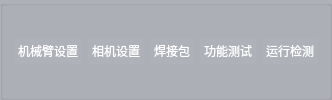
     <widget class="QGroupBox" name="groupBox">
      <property name="palette">
       <palette>
        <active>
         <colorrole role="Button">
          <brush brushstyle="SolidPattern">
           <color alpha="255">
            <red>174</red>
            <green>177</green>
            <blue>184</blue>
           </color>
          </brush>
         </colorrole>
         <colorrole role="ButtonText">
          <brush brushstyle="SolidPattern">
           <color alpha="255">
            <red>255</red>
            <green>255</green>
            <blue>255</blue>
           </color>
          </brush>
         </colorrole>
         <colorrole role="Base">
          <brush brushstyle="SolidPattern">
           <color alpha="255">
            <red>174</red>
            <green>177</green>
            <blue>184</blue>
           </color>
          </brush>
         </colorrole>
         <colorrole role="Window">
          <brush brushstyle="SolidPattern">
           <color alpha="255">
            <red>174</red>
            <green>177</green>
            <blue>184</blue>
           </color>
          </brush>
         </colorrole>
        </active>
        <inactive>
         <colorrole role="Button">
          <brush brushstyle="SolidPattern">
           <color alpha="255">
            <red>174</red>
            <green>177</green>
            <blue>184</blue>
           </color>
          </brush>
         </colorrole>
         <colorrole role="ButtonText">
          <brush brushstyle="SolidPattern">
           <color alpha="255">
            <red>255</red>
            <green>255</green>
            <blue>255</blue>
           </color>
          </brush>
         </colorrole>
         <colorrole role="Base">
          <brush brushstyle="SolidPattern">
           <color alpha="255">
            <red>174</red>
            <green>177</green>
            <blue>184</blue>
           </color>
          </brush>
         </colorrole>
         <colorrole role="Window">
          <brush brushstyle="SolidPattern">
           <color alpha="255">
            <red>174</red>
            <green>177</green>
            <blue>184</blue>
           </color>
          </brush>
         </colorrole>
        </inactive>
        <disabled>
         <colorrole role="Button">
          <brush brushstyle="SolidPattern">
           <color alpha="255">
            <red>174</red>
            <green>177</green>
            <blue>184</blue>
           </color>
          </brush>
         </colorrole>
         <colorrole role="ButtonText">
          <brush brushstyle="SolidPattern">
           <color alpha="255">
            <red>120</red>
            <green>120</green>
            <blue>120</blue>
           </color>
          </brush>
         </colorrole>
         <colorrole role="Base">
          <brush brushstyle="SolidPattern">
           <color alpha="255">
            <red>174</red>
            <green>177</green>
            <blue>184</blue>
           </color>
          </brush>
         </colorrole>
         <colorrole role="Window">
          <brush brushstyle="SolidPattern">
           <color alpha="255">
            <red>174</red>
            <green>177</green>
            <blue>184</blue>
           </color>
          </brush>
         </colorrole>
        </disabled>
       </palette>
      </property>
      <property name="font">
       <font>
        <family>黑体</family>
       </font>
      </property>
      <property name="styleSheet">
       <string notr="true">background-color:rgb(174, 177, 184)</string>
      </property>
      <layout class="QHBoxLayout" name="horizontalLayout_2">
       <item>
        <widget class="QPushButton" name="pushButton_parameter_setting_subUI">
         <property name="enabled">
          <bool>true</bool>
         </property>
         <property name="minimumSize">
          <size>
           <width>0</width>
           <height>0</height>
          </size>
         </property>
         <property name="palette">
          <palette>
           <active>
            <colorrole role="WindowText">
             <brush brushstyle="SolidPattern">
              <color alpha="255">
               <red>85</red>
               <green>255</green>
               <blue>255</blue>
              </color>
             </brush>
            </colorrole>
            <colorrole role="Button">
             <brush brushstyle="SolidPattern">
              <color alpha="255">
               <red>174</red>
               <green>177</green>
               <blue>184</blue>
              </color>
             </brush>
            </colorrole>
            <colorrole role="ButtonText">
             <brush brushstyle="SolidPattern">
              <color alpha="255">
               <red>255</red>
               <green>255</green>
               <blue>255</blue>
              </color>
             </brush>
            </colorrole>
            <colorrole role="Base">
             <brush brushstyle="SolidPattern">
              <color alpha="255">
               <red>174</red>
               <green>177</green>
               <blue>184</blue>
              </color>
             </brush>
            </colorrole>
            <colorrole role="Window">
             <brush brushstyle="SolidPattern">
              <color alpha="255">
               <red>174</red>
               <green>177</green>
               <blue>184</blue>
              </color>
             </brush>
            </colorrole>
           </active>
           <inactive>
            <colorrole role="WindowText">
             <brush brushstyle="SolidPattern">
              <color alpha="255">
               <red>85</red>
               <green>255</green>
               <blue>255</blue>
              </color>
             </brush>
            </colorrole>
            <colorrole role="Button">
             <brush brushstyle="SolidPattern">
              <color alpha="255">
               <red>174</red>
               <green>177</green>
               <blue>184</blue>
              </color>
             </brush>
            </colorrole>
            <colorrole role="ButtonText">
             <brush brushstyle="SolidPattern">
              <color alpha="255">
               <red>255</red>
               <green>255</green>
               <blue>255</blue>
              </color>
             </brush>
            </colorrole>
            <colorrole role="Base">
             <brush brushstyle="SolidPattern">
              <color alpha="255">
               <red>174</red>
               <green>177</green>
               <blue>184</blue>
              </color>
             </brush>
            </colorrole>
            <colorrole role="Window">
             <brush brushstyle="SolidPattern">
              <color alpha="255">
               <red>174</red>
               <green>177</green>
               <blue>184</blue>
              </color>
             </brush>
            </colorrole>
           </inactive>
           <disabled>
            <colorrole role="WindowText">
             <brush brushstyle="SolidPattern">
              <color alpha="255">
               <red>120</red>
               <green>120</green>
               <blue>120</blue>
              </color>
             </brush>
            </colorrole>
            <colorrole role="Button">
             <brush brushstyle="SolidPattern">
              <color alpha="255">
               <red>174</red>
               <green>177</green>
               <blue>184</blue>
              </color>
             </brush>
            </colorrole>
            <colorrole role="ButtonText">
             <brush brushstyle="SolidPattern">
              <color alpha="255">
               <red>120</red>
               <green>120</green>
               <blue>120</blue>
              </color>
             </brush>
            </colorrole>
            <colorrole role="Base">
             <brush brushstyle="SolidPattern">
              <color alpha="255">
               <red>174</red>
               <green>177</green>
               <blue>184</blue>
              </color>
             </brush>
            </colorrole>
            <colorrole role="Window">
             <brush brushstyle="SolidPattern">
              <color alpha="255">
               <red>174</red>
               <green>177</green>
               <blue>184</blue>
              </color>
             </brush>
            </colorrole>
           </disabled>
          </palette>
         </property>
         <property name="font">
          <font>
           <family>黑体</family>
          </font>
         </property>
         <property name="styleSheet">
          <string notr="true">QPushButton{background-color:rgb(174, 177, 184);border-width: 4px;border-style: solid;border-bottom-color: rgbrgb(174, 177, 184);}
QPushButton:hover{border-width: 2px;border-style: solid;border-bottom-color: rgb(255, 255, 255);}</string>
         </property>
         <property name="text">
          <string>机械臂设置</string>
         </property>
        </widget>
       </item>
       <item>
        <widget class="QPushButton" name="pushButton_tele_setting_subUI">
         <property name="enabled">
          <bool>true</bool>
         </property>
         <property name="palette">
          <palette>
           <active>
            <colorrole role="Button">
             <brush brushstyle="SolidPattern">
              <color alpha="255">
               <red>174</red>
               <green>177</green>
               <blue>184</blue>
              </color>
             </brush>
            </colorrole>
            <colorrole role="ButtonText">
             <brush brushstyle="SolidPattern">
              <color alpha="255">
               <red>255</red>
               <green>255</green>
               <blue>255</blue>
              </color>
             </brush>
            </colorrole>
            <colorrole role="Base">
             <brush brushstyle="SolidPattern">
              <color alpha="255">
               <red>174</red>
               <green>177</green>
               <blue>184</blue>
              </color>
             </brush>
            </colorrole>
            <colorrole role="Window">
             <brush brushstyle="SolidPattern">
              <color alpha="255">
               <red>174</red>
               <green>177</green>
               <blue>184</blue>
              </color>
             </brush>
            </colorrole>
           </active>
           <inactive>
            <colorrole role="Button">
             <brush brushstyle="SolidPattern">
              <color alpha="255">
               <red>174</red>
               <green>177</green>
               <blue>184</blue>
              </color>
             </brush>
            </colorrole>
            <colorrole role="ButtonText">
             <brush brushstyle="SolidPattern">
              <color alpha="255">
               <red>255</red>
               <green>255</green>
               <blue>255</blue>
              </color>
             </brush>
            </colorrole>
            <colorrole role="Base">
             <brush brushstyle="SolidPattern">
              <color alpha="255">
               <red>174</red>
               <green>177</green>
               <blue>184</blue>
              </color>
             </brush>
            </colorrole>
            <colorrole role="Window">
             <brush brushstyle="SolidPattern">
              <color alpha="255">
               <red>174</red>
               <green>177</green>
               <blue>184</blue>
              </color>
             </brush>
            </colorrole>
           </inactive>
           <disabled>
            <colorrole role="Button">
             <brush brushstyle="SolidPattern">
              <color alpha="255">
               <red>174</red>
               <green>177</green>
               <blue>184</blue>
              </color>
             </brush>
            </colorrole>
            <colorrole role="ButtonText">
             <brush brushstyle="SolidPattern">
              <color alpha="255">
               <red>120</red>
               <green>120</green>
               <blue>120</blue>
              </color>
             </brush>
            </colorrole>
            <colorrole role="Base">
             <brush brushstyle="SolidPattern">
              <color alpha="255">
               <red>174</red>
               <green>177</green>
               <blue>184</blue>
              </color>
             </brush>
            </colorrole>
            <colorrole role="Window">
             <brush brushstyle="SolidPattern">
              <color alpha="255">
               <red>174</red>
               <green>177</green>
               <blue>184</blue>
              </color>
             </brush>
            </colorrole>
           </disabled>
          </palette>
         </property>
         <property name="font">
          <font>
           <family>黑体</family>
          </font>
         </property>
         <property name="styleSheet">
          <string notr="true">QPushButton{background-color:rgb(174, 177, 184);border-width: 4px;border-style: solid;border-bottom-color: rgbrgb(174, 177, 184);}
QPushButton:hover{border-width: 2px;border-style: solid;border-bottom-color: rgb(255, 255, 255);}</string>
         </property>
         <property name="text">
          <string>相机设置</string>
         </property>
        </widget>
       </item>
       <item>
        <widget class="QPushButton" name="pushButton_package_setting_subUI">
         <property name="palette">
          <palette>
           <active>
            <colorrole role="WindowText">
             <brush brushstyle="SolidPattern">
              <color alpha="255">
               <red>255</red>
               <green>255</green>
               <blue>255</blue>
              </color>
             </brush>
            </colorrole>
            <colorrole role="Button">
             <brush brushstyle="SolidPattern">
              <color alpha="255">
               <red>174</red>
               <green>177</green>
               <blue>184</blue>
              </color>
             </brush>
            </colorrole>
            <colorrole role="Text">
             <brush brushstyle="SolidPattern">
              <color alpha="255">
               <red>255</red>
               <green>255</green>
               <blue>255</blue>
              </color>
             </brush>
            </colorrole>
            <colorrole role="ButtonText">
             <brush brushstyle="SolidPattern">
              <color alpha="255">
               <red>255</red>
               <green>255</green>
               <blue>255</blue>
              </color>
             </brush>
            </colorrole>
            <colorrole role="Base">
             <brush brushstyle="SolidPattern">
              <color alpha="255">
               <red>174</red>
               <green>177</green>
               <blue>184</blue>
              </color>
             </brush>
            </colorrole>
            <colorrole role="Window">
             <brush brushstyle="SolidPattern">
              <color alpha="255">
               <red>174</red>
               <green>177</green>
               <blue>184</blue>
              </color>
             </brush>
            </colorrole>
            <colorrole role="Shadow">
             <brush brushstyle="SolidPattern">
              <color alpha="255">
               <red>105</red>
               <green>105</green>
               <blue>105</blue>
              </color>
             </brush>
            </colorrole>
            <colorrole role="HighlightedText">
             <brush brushstyle="SolidPattern">
              <color alpha="255">
               <red>255</red>
               <green>255</green>
               <blue>255</blue>
              </color>
             </brush>
            </colorrole>
            <colorrole role="ToolTipText">
             <brush brushstyle="SolidPattern">
              <color alpha="255">
               <red>255</red>
               <green>255</green>
               <blue>255</blue>
              </color>
             </brush>
            </colorrole>
            <colorrole role="PlaceholderText">
             <brush brushstyle="NoBrush">
              <color alpha="128">
               <red>255</red>
               <green>255</green>
               <blue>255</blue>
              </color>
             </brush>
            </colorrole>
           </active>
           <inactive>
            <colorrole role="WindowText">
             <brush brushstyle="SolidPattern">
              <color alpha="255">
               <red>255</red>
               <green>255</green>
               <blue>255</blue>
              </color>
             </brush>
            </colorrole>
            <colorrole role="Button">
             <brush brushstyle="SolidPattern">
              <color alpha="255">
               <red>174</red>
               <green>177</green>
               <blue>184</blue>
              </color>
             </brush>
            </colorrole>
            <colorrole role="Text">
             <brush brushstyle="SolidPattern">
              <color alpha="255">
               <red>255</red>
               <green>255</green>
               <blue>255</blue>
              </color>
             </brush>
            </colorrole>
            <colorrole role="ButtonText">
             <brush brushstyle="SolidPattern">
              <color alpha="255">
               <red>255</red>
               <green>255</green>
               <blue>255</blue>
              </color>
             </brush>
            </colorrole>
            <colorrole role="Base">
             <brush brushstyle="SolidPattern">
              <color alpha="255">
               <red>174</red>
               <green>177</green>
               <blue>184</blue>
              </color>
             </brush>
            </colorrole>
            <colorrole role="Window">
             <brush brushstyle="SolidPattern">
              <color alpha="255">
               <red>174</red>
               <green>177</green>
               <blue>184</blue>
              </color>
             </brush>
            </colorrole>
            <colorrole role="Shadow">
             <brush brushstyle="SolidPattern">
              <color alpha="255">
               <red>105</red>
               <green>105</green>
               <blue>105</blue>
              </color>
             </brush>
            </colorrole>
            <colorrole role="HighlightedText">
             <brush brushstyle="SolidPattern">
              <color alpha="255">
               <red>255</red>
               <green>255</green>
               <blue>255</blue>
              </color>
             </brush>
            </colorrole>
            <colorrole role="ToolTipText">
             <brush brushstyle="SolidPattern">
              <color alpha="255">
               <red>255</red>
               <green>255</green>
               <blue>255</blue>
              </color>
             </brush>
            </colorrole>
            <colorrole role="PlaceholderText">
             <brush brushstyle="NoBrush">
              <color alpha="128">
               <red>255</red>
               <green>255</green>
               <blue>255</blue>
              </color>
             </brush>
            </colorrole>
           </inactive>
           <disabled>
            <colorrole role="WindowText">
             <brush brushstyle="SolidPattern">
              <color alpha="255">
               <red>120</red>
               <green>120</green>
               <blue>120</blue>
              </color>
             </brush>
            </colorrole>
            <colorrole role="Button">
             <brush brushstyle="SolidPattern">
              <color alpha="255">
               <red>174</red>
               <green>177</green>
               <blue>184</blue>
              </color>
             </brush>
            </colorrole>
            <colorrole role="Text">
             <brush brushstyle="SolidPattern">
              <color alpha="255">
               <red>120</red>
               <green>120</green>
               <blue>120</blue>
              </color>
             </brush>
            </colorrole>
            <colorrole role="ButtonText">
             <brush brushstyle="SolidPattern">
              <color alpha="255">
               <red>120</red>
               <green>120</green>
               <blue>120</blue>
              </color>
             </brush>
            </colorrole>
            <colorrole role="Base">
             <brush brushstyle="SolidPattern">
              <color alpha="255">
               <red>174</red>
               <green>177</green>
               <blue>184</blue>
              </color>
             </brush>
            </colorrole>
            <colorrole role="Window">
             <brush brushstyle="SolidPattern">
              <color alpha="255">
               <red>174</red>
               <green>177</green>
               <blue>184</blue>
              </color>
             </brush>
            </colorrole>
            <colorrole role="Shadow">
             <brush brushstyle="SolidPattern">
              <color alpha="255">
               <red>255</red>
               <green>255</green>
               <blue>255</blue>
              </color>
             </brush>
            </colorrole>
            <colorrole role="HighlightedText">
             <brush brushstyle="SolidPattern">
              <color alpha="255">
               <red>255</red>
               <green>255</green>
               <blue>255</blue>
              </color>
             </brush>
            </colorrole>
            <colorrole role="ToolTipText">
             <brush brushstyle="SolidPattern">
              <color alpha="255">
               <red>255</red>
               <green>255</green>
               <blue>255</blue>
              </color>
             </brush>
            </colorrole>
            <colorrole role="PlaceholderText">
             <brush brushstyle="NoBrush">
              <color alpha="128">
               <red>255</red>
               <green>255</green>
               <blue>255</blue>
              </color>
             </brush>
            </colorrole>
           </disabled>
          </palette>
         </property>
         <property name="font">
          <font>
           <family>黑体</family>
          </font>
         </property>
         <property name="styleSheet">
          <string notr="true">QPushButton{background-color:rgb(174, 177, 184);border-width: 4px;border-style: solid;border-bottom-color: rgbrgb(174, 177, 184);}
QPushButton:hover{border-width: 2px;border-style: solid;border-bottom-color: rgb(255, 255, 255);}</string>
         </property>
         <property name="text">
          <string>焊接包</string>
         </property>
        </widget>
       </item>
       <item>
        <widget class="QPushButton" name="pushButton_test_manage_subUI">
         <property name="enabled">
          <bool>true</bool>
         </property>
         <property name="palette">
          <palette>
           <active>
            <colorrole role="WindowText">
             <brush brushstyle="SolidPattern">
              <color alpha="255">
               <red>85</red>
               <green>255</green>
               <blue>255</blue>
              </color>
             </brush>
            </colorrole>
            <colorrole role="Button">
             <brush brushstyle="SolidPattern">
              <color alpha="255">
               <red>174</red>
               <green>177</green>
               <blue>184</blue>
              </color>
             </brush>
            </colorrole>
            <colorrole role="ButtonText">
             <brush brushstyle="SolidPattern">
              <color alpha="255">
               <red>255</red>
               <green>255</green>
               <blue>255</blue>
              </color>
             </brush>
            </colorrole>
            <colorrole role="Base">
             <brush brushstyle="SolidPattern">
              <color alpha="255">
               <red>174</red>
               <green>177</green>
               <blue>184</blue>
              </color>
             </brush>
            </colorrole>
            <colorrole role="Window">
             <brush brushstyle="SolidPattern">
              <color alpha="255">
               <red>174</red>
               <green>177</green>
               <blue>184</blue>
              </color>
             </brush>
            </colorrole>
           </active>
           <inactive>
            <colorrole role="WindowText">
             <brush brushstyle="SolidPattern">
              <color alpha="255">
               <red>85</red>
               <green>255</green>
               <blue>255</blue>
              </color>
             </brush>
            </colorrole>
            <colorrole role="Button">
             <brush brushstyle="SolidPattern">
              <color alpha="255">
               <red>174</red>
               <green>177</green>
               <blue>184</blue>
              </color>
             </brush>
            </colorrole>
            <colorrole role="ButtonText">
             <brush brushstyle="SolidPattern">
              <color alpha="255">
               <red>255</red>
               <green>255</green>
               <blue>255</blue>
              </color>
             </brush>
            </colorrole>
            <colorrole role="Base">
             <brush brushstyle="SolidPattern">
              <color alpha="255">
               <red>174</red>
               <green>177</green>
               <blue>184</blue>
              </color>
             </brush>
            </colorrole>
            <colorrole role="Window">
             <brush brushstyle="SolidPattern">
              <color alpha="255">
               <red>174</red>
               <green>177</green>
               <blue>184</blue>
              </color>
             </brush>
            </colorrole>
           </inactive>
           <disabled>
            <colorrole role="WindowText">
             <brush brushstyle="SolidPattern">
              <color alpha="255">
               <red>120</red>
               <green>120</green>
               <blue>120</blue>
              </color>
             </brush>
            </colorrole>
            <colorrole role="Button">
             <brush brushstyle="SolidPattern">
              <color alpha="255">
               <red>174</red>
               <green>177</green>
               <blue>184</blue>
              </color>
             </brush>
            </colorrole>
            <colorrole role="ButtonText">
             <brush brushstyle="SolidPattern">
              <color alpha="255">
               <red>120</red>
               <green>120</green>
               <blue>120</blue>
              </color>
             </brush>
            </colorrole>
            <colorrole role="Base">
             <brush brushstyle="SolidPattern">
              <color alpha="255">
               <red>174</red>
               <green>177</green>
               <blue>184</blue>
              </color>
             </brush>
            </colorrole>
            <colorrole role="Window">
             <brush brushstyle="SolidPattern">
              <color alpha="255">
               <red>174</red>
               <green>177</green>
               <blue>184</blue>
              </color>
             </brush>
            </colorrole>
           </disabled>
          </palette>
         </property>
         <property name="font">
          <font>
           <family>黑体</family>
          </font>
         </property>
         <property name="styleSheet">
          <string notr="true">QPushButton{background-color:rgb(174, 177, 184);border-width: 4px;border-style: solid;border-bottom-color: rgbrgb(174, 177, 184);}
QPushButton:hover{border-width: 2px;border-style: solid;border-bottom-color: rgb(255, 255, 255);}</string>
         </property>
         <property name="text">
          <string>功能测试</string>
         </property>
        </widget>
       </item>
       <item>
        <widget class="QPushButton" name="pushButton_run_manage_subUI">
         <property name="enabled">
          <bool>true</bool>
         </property>
         <property name="palette">
          <palette>
           <active>
            <colorrole role="WindowText">
             <brush brushstyle="SolidPattern">
              <color alpha="255">
               <red>85</red>
               <green>255</green>
               <blue>255</blue>
              </color>
             </brush>
            </colorrole>
            <colorrole role="Button">
             <brush brushstyle="SolidPattern">
              <color alpha="255">
               <red>174</red>
               <green>177</green>
               <blue>184</blue>
              </color>
             </brush>
            </colorrole>
            <colorrole role="ButtonText">
             <brush brushstyle="SolidPattern">
              <color alpha="255">
               <red>255</red>
               <green>255</green>
               <blue>255</blue>
              </color>
             </brush>
            </colorrole>
            <colorrole role="Base">
             <brush brushstyle="SolidPattern">
              <color alpha="255">
               <red>174</red>
               <green>177</green>
               <blue>184</blue>
              </color>
             </brush>
            </colorrole>
            <colorrole role="Window">
             <brush brushstyle="SolidPattern">
              <color alpha="255">
               <red>174</red>
               <green>177</green>
               <blue>184</blue>
              </color>
             </brush>
            </colorrole>
           </active>
           <inactive>
            <colorrole role="WindowText">
             <brush brushstyle="SolidPattern">
              <color alpha="255">
               <red>85</red>
               <green>255</green>
               <blue>255</blue>
              </color>
             </brush>
            </colorrole>
            <colorrole role="Button">
             <brush brushstyle="SolidPattern">
              <color alpha="255">
               <red>174</red>
               <green>177</green>
               <blue>184</blue>
              </color>
             </brush>
            </colorrole>
            <colorrole role="ButtonText">
             <brush brushstyle="SolidPattern">
              <color alpha="255">
               <red>255</red>
               <green>255</green>
               <blue>255</blue>
              </color>
             </brush>
            </colorrole>
            <colorrole role="Base">
             <brush brushstyle="SolidPattern">
              <color alpha="255">
               <red>174</red>
               <green>177</green>
               <blue>184</blue>
              </color>
             </brush>
            </colorrole>
            <colorrole role="Window">
             <brush brushstyle="SolidPattern">
              <color alpha="255">
               <red>174</red>
               <green>177</green>
               <blue>184</blue>
              </color>
             </brush>
            </colorrole>
           </inactive>
           <disabled>
            <colorrole role="WindowText">
             <brush brushstyle="SolidPattern">
              <color alpha="255">
               <red>120</red>
               <green>120</green>
               <blue>120</blue>
              </color>
             </brush>
            </colorrole>
            <colorrole role="Button">
             <brush brushstyle="SolidPattern">
              <color alpha="255">
               <red>174</red>
               <green>177</green>
               <blue>184</blue>
              </color>
             </brush>
            </colorrole>
            <colorrole role="ButtonText">
             <brush brushstyle="SolidPattern">
              <color alpha="255">
               <red>120</red>
               <green>120</green>
               <blue>120</blue>
              </color>
             </brush>
            </colorrole>
            <colorrole role="Base">
             <brush brushstyle="SolidPattern">
              <color alpha="255">
               <red>174</red>
               <green>177</green>
               <blue>184</blue>
              </color>
             </brush>
            </colorrole>
            <colorrole role="Window">
             <brush brushstyle="SolidPattern">
              <color alpha="255">
               <red>174</red>
               <green>177</green>
               <blue>184</blue>
              </color>
             </brush>
            </colorrole>
           </disabled>
          </palette>
         </property>
         <property name="font">
          <font>
           <family>黑体</family>
          </font>
         </property>
         <property name="styleSheet">
          <string notr="true">QPushButton{background-color:rgb(174, 177, 184);border-width: 4px;border-style: solid;border-bottom-color: rgbrgb(174, 177, 184);}
QPushButton:hover{border-width: 2px;border-style: solid;border-bottom-color: rgb(255, 255, 255);}</string>
         </property>
         <property name="text">
          <string>运行检测</string>
         </property>
        </widget>
       </item>
      </layout>
     </widget>
